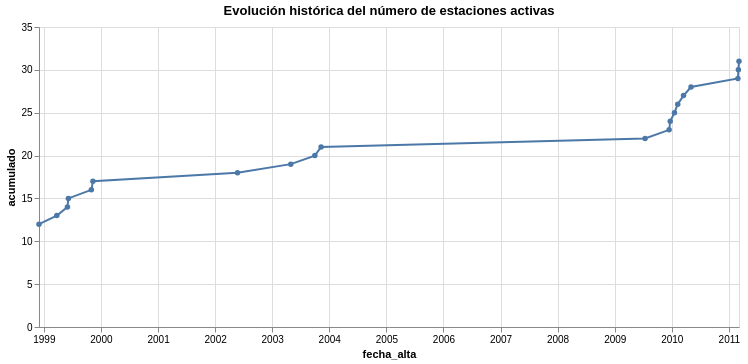

The code cell stored with this chart in its notebook:
### Code cell
#VISUALIZACIÓN 3 - Estaciones activas a lo largo del tiempo (línea)

#Muestra cómo ha crecido la red:
df_timeline = df_05.groupby('fecha_alta', as_index=False).size()
df_timeline['acumulado'] = df_timeline['size'].cumsum()

chart_timeline = alt.Chart(df_timeline).mark_line(point=True).encode(
    x='fecha_alta:T',
    y='acumulado:Q',
    tooltip=['fecha_alta:T','acumulado:Q']
).properties(
    title='Evolución histórica del número de estaciones activas',
    width=700,
    height=300
)

chart_timeline

### Figure 1 — Vega specification as saved in the notebook (floating-point values rounded to 4 significant figures)
{"$schema": "https://vega.github.io/schema/vega/v5.json", "data": [{"name": "source_0", "values": [{"acumulado": 12, "fecha_alta": "1998-12-01T00:00:00.000"}, {"acumulado": 13, "fecha_alta": "1999-03-25T00:00:00.000"}, {"acumulado": 14, "fecha_alta": "1999-06-01T00:00:00.000"}, {"acumulado": 15, "fecha_alta": "1999-06-07T00:00:00.000"}, {"acumulado": 16, "fecha_alta": "1999-11-01T00:00:00.000"}, {"acumulado": 17, "fecha_alta": "1999-11-11T00:00:00.000"}, {"acumulado": 18, "fecha_alta": "2002-05-24T00:00:00.000"}, {"acumulado": 19, "fecha_alta": "2003-04-30T00:00:00.000"}, {"acumulado": 20, "fecha_alta": "2003-10-01T00:00:00.000"}, {"acumulado": 21, "fecha_alta": "2003-11-10T00:00:00.000"}, {"acumulado": 22, "fecha_alta": "2009-07-14T00:00:00.000"}, {"acumulado": 23, "fecha_alta": "2009-12-15T00:00:00.000"}, {"acumulado": 24, "fecha_alta": "2009-12-22T00:00:00.000"}, {"acumulado": 25, "fecha_alta": "2010-01-18T00:00:00.000"}, {"acumulado": 26, "fecha_alta": "2010-02-08T00:00:00.000"}, {"acumulado": 27, "fecha_alta": "2010-03-17T00:00:00.000"}, {"acumulado": 28, "fecha_alta": "2010-05-04T00:00:00.000"}, {"acumulado": 29, "fecha_alta": "2011-02-28T00:00:00.000"}, {"acumulado": 30, "fecha_alta": "2011-03-03T00:00:00.000"}, {"acumulado": 31, "fecha_alta": "2011-03-07T00:00:00.000"}], "transform": [{"type": "formula", "expr": "toDate(datum['fecha_alta'])", "as": "fecha_alta"}]}, {"name": "data_0", "values": [{"acumulado": 12, "fecha_alta": "1998-12-01T00:00:00.000"}, {"acumulado": 13, "fecha_alta": "1999-03-25T00:00:00.000"}, {"acumulado": 14, "fecha_alta": "1999-06-01T00:00:00.000"}, {"acumulado": 15, "fecha_alta": "1999-06-07T00:00:00.000"}, {"acumulado": 16, "fecha_alta": "1999-11-01T00:00:00.000"}, {"acumulado": 17, "fecha_alta": "1999-11-11T00:00:00.000"}, {"acumulado": 18, "fecha_alta": "2002-05-24T00:00:00.000"}, {"acumulado": 19, "fecha_alta": "2003-04-30T00:00:00.000"}, {"acumulado": 20, "fecha_alta": "2003-10-01T00:00:00.000"}, {"acumulado": 21, "fecha_alta": "2003-11-10T00:00:00.000"}, {"acumulado": 22, "fecha_alta": "2009-07-14T00:00:00.000"}, {"acumulado": 23, "fecha_alta": "2009-12-15T00:00:00.000"}, {"acumulado": 24, "fecha_alta": "2009-12-22T00:00:00.000"}, {"acumulado": 25, "fecha_alta": "2010-01-18T00:00:00.000"}, {"acumulado": 26, "fecha_alta": "2010-02-08T00:00:00.000"}, {"acumulado": 27, "fecha_alta": "2010-03-17T00:00:00.000"}, {"acumulado": 28, "fecha_alta": "2010-05-04T00:00:00.000"}, {"acumulado": 29, "fecha_alta": "2011-02-28T00:00:00.000"}, {"acumulado": 30, "fecha_alta": "2011-03-03T00:00:00.000"}, {"acumulado": 31, "fecha_alta": "2011-03-07T00:00:00.000"}], "transform": [{"type": "formula", "expr": "toDate(datum['fecha_alta'])", "as": "fecha_alta"}]}], "marks": [{"type": "line", "name": "layer_0_marks", "from": {"data": "source_0"}, "sort": {"field": "x"}, "encode": {"update": {"x": {"field": "fecha_alta", "scale": "x"}, "y": {"field": "acumulado", "scale": "y"}, "stroke": {"value": "#4c78a8"}, "defined": {"signal": "isValid(datum[\"fecha_alta\"]) && isFinite(+datum[\"fecha_alta\"]) && isValid(datum[\"acumulado\"]) && isFinite(+datum[\"acumulado\"])"}, "tooltip": {"signal": "{\"fecha_alta\": timeFormat(datum[\"fecha_alta\"], '%b %d, %Y'), \"acumulado\": format(datum[\"acumulado\"], \"\")}"}}}, "style": ["line"]}, {"type": "symbol", "name": "layer_1_marks", "from": {"data": "data_0"}, "encode": {"update": {"y": {"field": "acumulado", "scale": "y"}, "fill": {"value": "#4c78a8"}, "x": {"field": "fecha_alta", "scale": "x"}, "opacity": {"value": 1}, "tooltip": {"signal": "{\"fecha_alta\": timeFormat(datum[\"fecha_alta\"], '%b %d, %Y'), \"acumulado\": format(datum[\"acumulado\"], \"\")}"}}}, "style": ["point"]}], "scales": [{"name": "x", "type": "time", "domain": {"fields": [{"data": "source_0", "field": "fecha_alta"}, {"data": "data_0", "field": "fecha_alta"}]}, "range": [0, {"signal": "width"}]}, {"name": "y", "type": "linear", "domain": {"fields": [{"data": "source_0", "field": "acumulado"}, {"data": "data_0", "field": "acumulado"}]}, "range": [{"signal": "height"}, 0], "zero": true, "nice": true}], "axes": [{"scale": "x", "minExtent": 0, "grid": true, "gridScale": "y", "aria": false, "maxExtent": 0, "domain": false, "zindex": 0, "orient": "bottom", "tickCount": {"signal": "ceil(width/40)"}, "ticks": false, "labels": false}, {"scale": "y", "minExtent": 0, "ticks": false, "zindex": 0, "orient": "left", "gridScale": "x", "labels": false, "domain": false, "maxExtent": 0, "aria": false, "tickCount": {"signal": "ceil(height/40)"}, "grid": true}, {"scale": "x", "labelOverlap": true, "zindex": 0, "orient": "bottom", "labelFlush": true, "tickCount": {"signal": "ceil(width/40)"}, "title": "fecha_alta", "grid": false}, {"scale": "y", "title": "acumulado", "tickCount": {"signal": "ceil(height/40)"}, "zindex": 0, "grid": false, "labelOverlap": true, "orient": "left"}], "title": {"text": "Evolución histórica del número de estaciones activas", "frame": "group"}, "style": "cell", "padding": 5, "height": 300, "background": "white", "width": 700}
